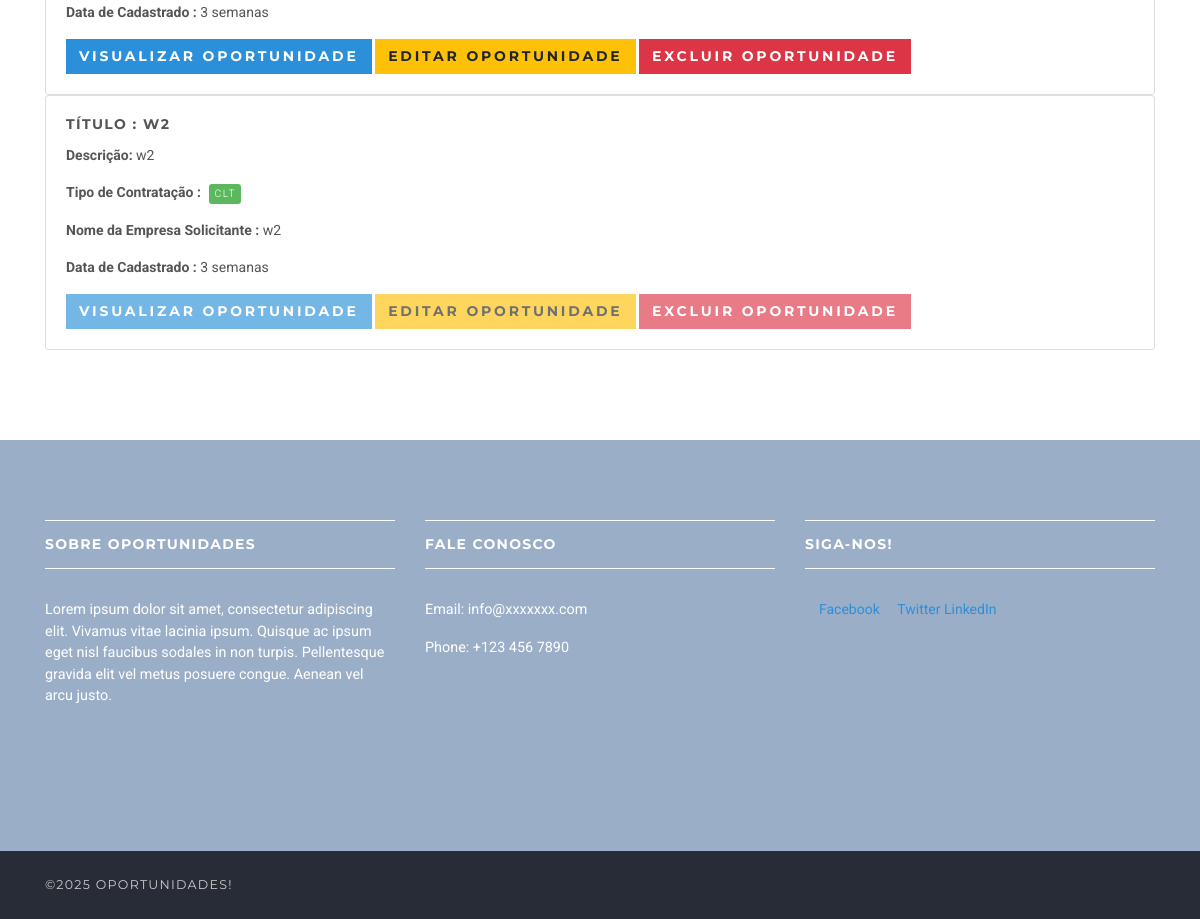
Page /listProduts/ (lower part) on the earlier database version.
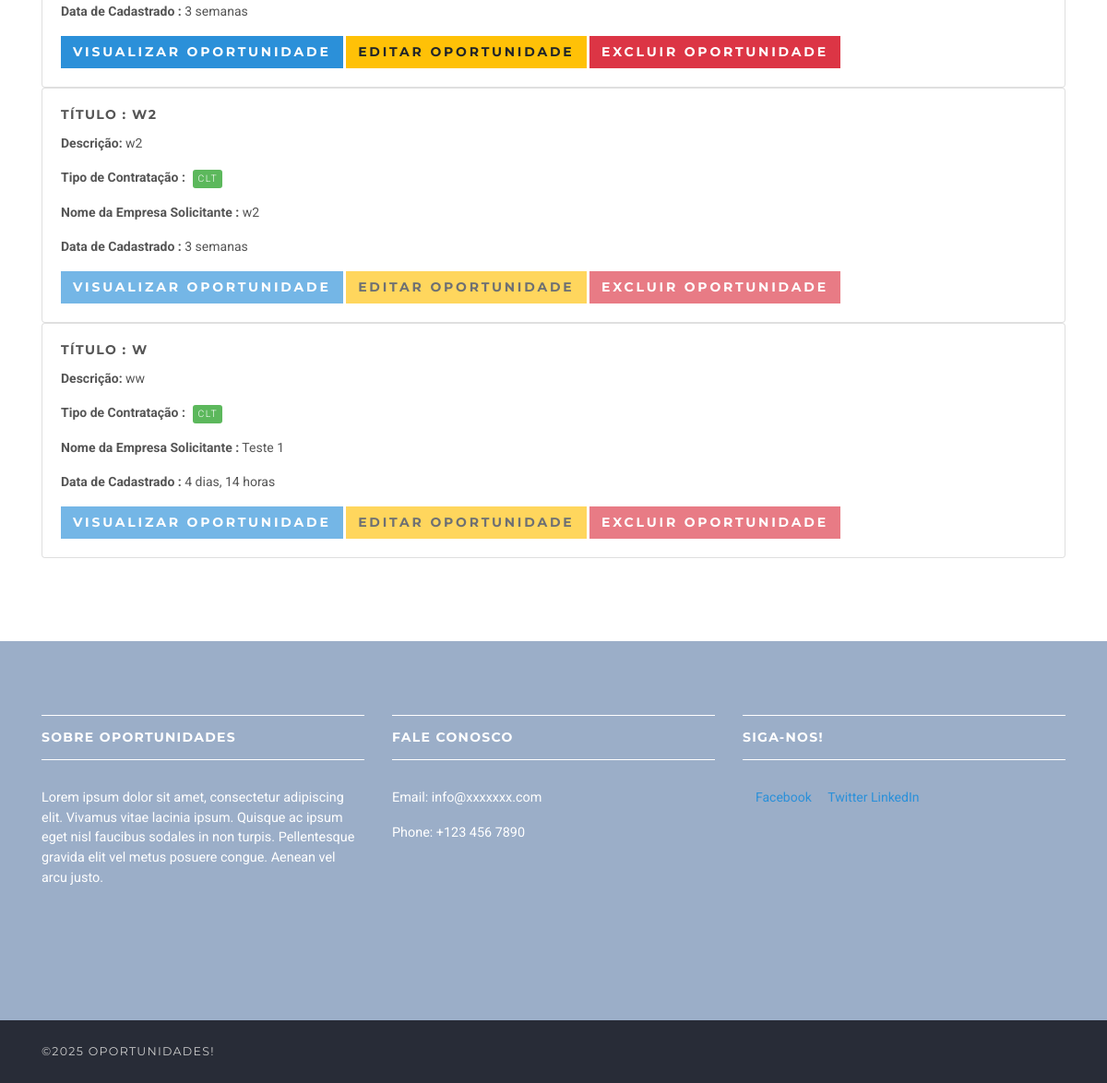
Same page on the later database version.
### produtos/models.py (models this page shows, shortened)
class Empregos(models.Model):
    title = models.CharField(max_length=300)
    description = models.TextField()
    location = models.CharField(max_length=150)
    type_job = models.CharField(choices=JOB_TYPE, default='1', max_length=10)
    category = models.CharField(max_length=100)
    last_date = models.DateField()
    company_name = models.CharField(max_length=100)
    company_description = models.CharField(max_length=300)
    website = models.CharField(max_length=100, default="")
    created_at = models.DateTimeField(default=timezone.now)
    filled = models.BooleanField(default=False)
    salary = models.IntegerField(default=0, blank=True)
    vacancy = models.IntegerField(default=1)
    class Meta:
        ordering = ["id"]

### produtos/views.py (the view)
# urls.py: path('listProduts/', listProduct, name='listProduct' )
def listProduct(request):
     jobs = Empregos.objects.all()
     return render(request, 'produtos/produtos-list.html', {'jobs': jobs} )

### produtos/templates/produtos/produtos-list.html (shortened to what this page needs)
{% extends 'produtos/partials/base.html' %}
{% load static %}
{% block content %}
    <section>
        <div class="container">
                        {% for job in jobs %}
                        <div class="card w-100 ">
                        <div class="card-body"  >
                            <h5 class="card-title"><strong>Título :</strong> {{ job.title }}</h5>
                            <p class="card-text"><strong>Descrição: </strong> {{ job.description | truncatewords_html:30 | safe }}</p>
                            <p class="card-text"><strong>Tipo de Contratação :</strong>
                                {% if job.type_job == '1' %}
                                        <span class="badge featured-badge badge-success">CLT</span>
                                    {% elif job.type_job == '2' %}
                                        <span class="badge featured-badge badge-primary">Consultoria</span>
                                    {% else %}
                                        <span style="color: #ffffff;" class="badge featured-badge badge-warning">Interesse</span>
                                    {% endif %}</p>
                            <p class="card-text"><strong>Nome da Empresa Solicitante :</strong> {{ job.company_name }}</p>
                            <p class="card-text"><strong>Data de Cadastrado :</strong> {{ job.last_date|timesince }}</p>
                            <a href="#" class="btn btn-primary {% if job.filled  == False %}disabled{% endif %} " >Visualizar Oportunidade</a>  <a href="#" class="btn btn-warning {% if job.filled  == False %}disabled{% endif %} ">Editar Oportunidade</a>  <a href="#" class="btn btn-danger {% if job.filled  == False %}disabled{% endif %} ">Excluir Oportunidade</a>
                        </div>
                        </div>
                        {% endfor %}
        </div>
        </section>
{% endblock %}

Differences in the rows shown:
added Empregos: title "W", description "ww", type_job "CLT", company_name "Teste 1", last_date "4 dias, 14 horas"
